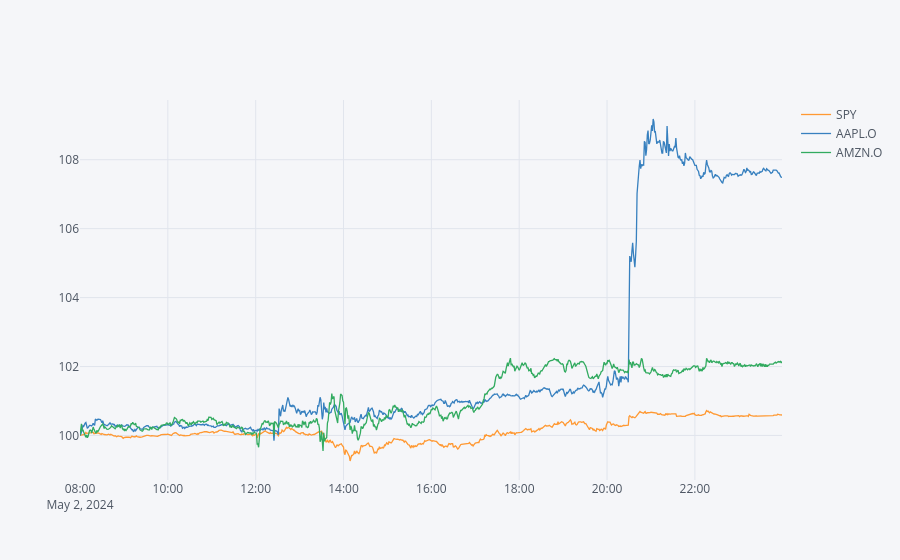

Source (notebook cell):
### Markdown cell above
Using `Cufflinks`, we can plot the normalized financial time series as **line plots** for comparison.

### Code cell
data.normalize().iplot(kind='lines')

### Figure 1 — Plotly figure (JSON) as saved in the notebook; plotly's stock layout.template omitted (floating-point values rounded to 4 significant figures; data arrays with more than 128 entries replaced by an {"elided": "..."} marker saying what was removed)
{"data": [{"line": {"color": "rgba(255, 153, 51, 1.0)", "dash": "solid", "shape": "linear", "width": 1.3}, "mode": "lines", "name": "SPY", "text": "", "type": "scatter", "x": {"elided": "935 str values"}, "y": {"elided": "935 float values"}}, {"line": {"color": "rgba(55, 128, 191, 1.0)", "dash": "solid", "shape": "linear", "width": 1.3}, "mode": "lines", "name": "AAPL.O", "text": "", "type": "scatter", "x": {"elided": "935 str values"}, "y": {"elided": "935 float values"}}, {"line": {"color": "rgba(50, 171, 96, 1.0)", "dash": "solid", "shape": "linear", "width": 1.3}, "mode": "lines", "name": "AMZN.O", "text": "", "type": "scatter", "x": {"elided": "935 str values"}, "y": {"elided": "935 float values"}}], "layout": {"legend": {"bgcolor": "#F5F6F9", "font": {"color": "#4D5663"}}, "paper_bgcolor": "#F5F6F9", "plot_bgcolor": "#F5F6F9", "title": {"font": {"color": "#4D5663"}}, "xaxis": {"gridcolor": "#E1E5ED", "showgrid": true, "tickfont": {"color": "#4D5663"}, "title": {"font": {"color": "#4D5663"}, "text": ""}, "zerolinecolor": "#E1E5ED"}, "yaxis": {"gridcolor": "#E1E5ED", "showgrid": true, "tickfont": {"color": "#4D5663"}, "title": {"font": {"color": "#4D5663"}, "text": ""}, "zerolinecolor": "#E1E5ED"}}}
